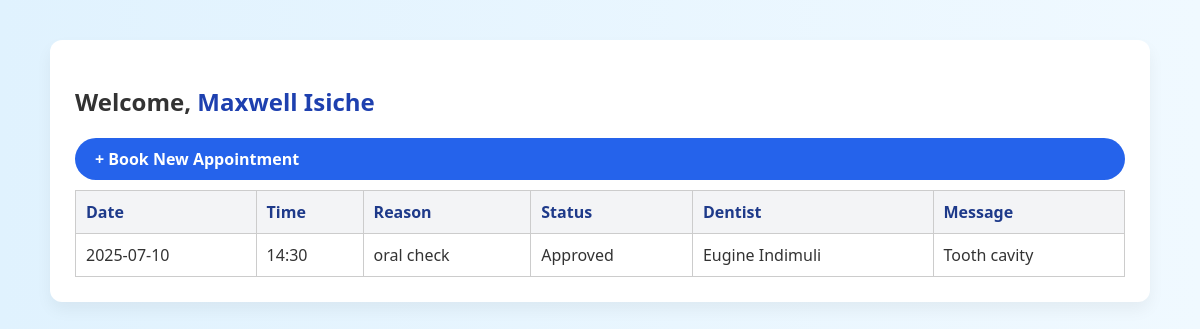
Page /dashboard (signed in) on the earlier database version.
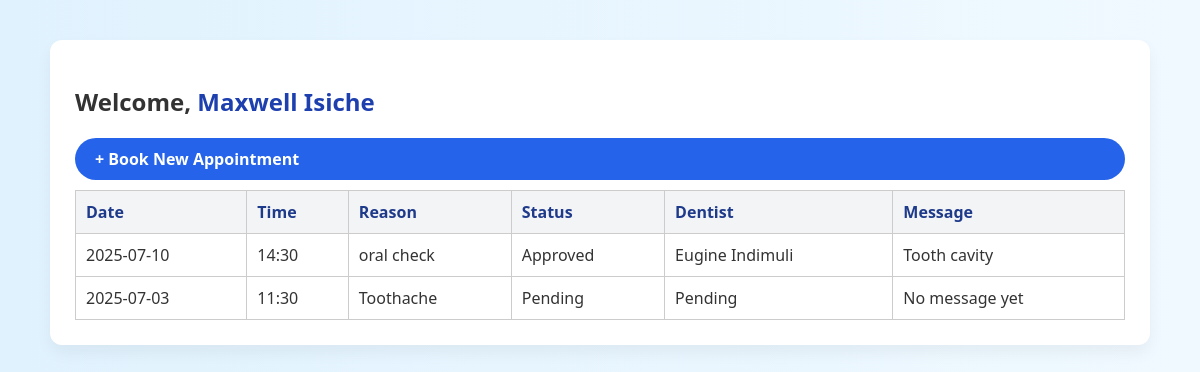
Same page on the later database version.
### app/models.py (models this page shows)
class Appointment(db.Model):
    id = db.Column(db.Integer, primary_key=True)
    patient_id = db.Column(db.Integer, db.ForeignKey('user.id'))
    date = db.Column(db.Date, nullable=False)
    time = db.Column(db.Time, nullable=False)
    reason = db.Column(db.String(255), nullable=False)
    status = db.Column(db.String(50), default='Pending')
    dentist = db.Column(db.String(100))
    message = db.Column(db.Text)
    patient = db.relationship('User', backref='appointments', foreign_keys=[patient_id])

### app/routes.py (the view)
@main.route('/dashboard')
@login_required
def dashboard():
    if current_user.role != 'patient':
        return redirect(url_for('main.admin_dashboard'))
    appointments = Appointment.query.filter_by(patient_id=current_user.id).all()
    return render_template('dashboard.html', appointments=appointments, name=current_user.name)

### app/routes.py (called while the page is built)
@login_manager.user_loader
def load_user(user_id):
    return User.query.get(int(user_id))

### app/templates/dashboard.html
{% extends "base.html" %}
{% block content %}
<div class="admin-container">
  <div class="admin-section">
    <h2>Welcome, <span class="brand">{{ name }}</span></h2>
    <div class="btn-group mb-3">
      <a href="{{ url_for('main.book') }}" class="btn btn-primary">+ Book New Appointment</a>
    </div>
    {% if appointments %}
      <div class="table-container">
        <table class="appointment-table">
          <thead>
            <tr>
              <th>Date</th>
              <th>Time</th>
              <th>Reason</th>
              <th>Status</th>
              <th>Dentist</th>
              <th>Message</th>
            </tr>
          </thead>
          <tbody>
            {% for appointment in appointments %}
            <tr>
              <td>{{ appointment.date.strftime('%Y-%m-%d') }}</td>
              <td>{{ appointment.time.strftime('%H:%M') }}</td>
              <td>{{ appointment.reason }}</td>
              <td>{{ appointment.status }}</td>
              <td>{{ appointment.dentist or 'Pending' }}</td>
              <td>{{ appointment.message or 'No message yet' }}</td>
            </tr>
            {% endfor %}
          </tbody>
        </table>
      </div>
    {% else %}
      <p>You have no appointments yet.</p>
    {% endif %}
  </div>
</div>
{% endblock %}

Differences in the rows shown:
added Appointment: date "2025-07-03", time "11:30", reason "Toothache", status "Pending", dentist "Pending", message "No message yet"
